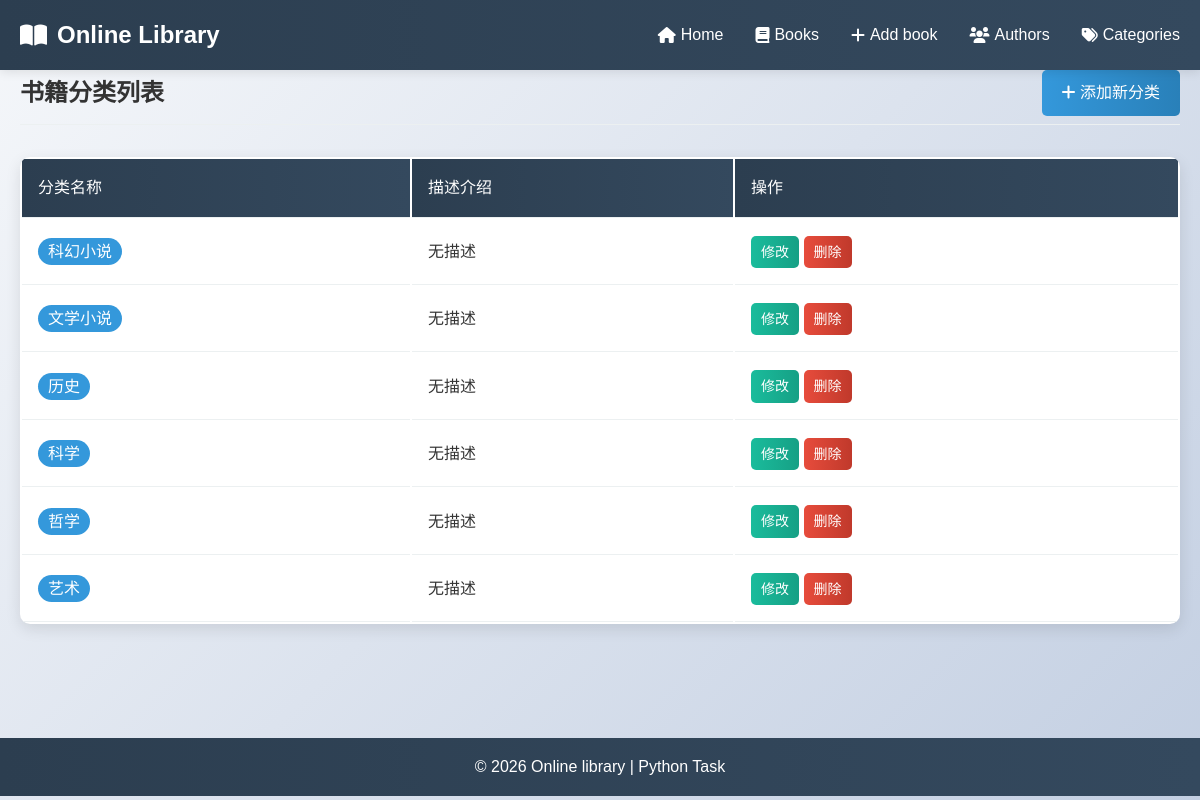
The page /categories on the database its author committed.
### models.py (models this page shows, shortened)
class Category(db.Model):
    id = db.Column(db.Integer, primary_key=True)
    name = db.Column(db.String(50), nullable=False, unique=True)
    description = db.Column(db.String(200))

### app.py (the view)
@app.route('/categories')
def list_categories():
    categories = Category.query.all()
    return render_template('categories.html', categories=categories)

### templates/categories.html (shortened to what this page needs)
{% extends "base.html" %}
{% block content %}
<section class="page-header">
    <h1>书籍分类列表</h1>
    <a href="{{ url_for('add_category') }}" class="btn btn-primary"><i class="fas fa-plus"></i> 添加新分类</a>
</section>
<div class="books-container">
    {% if categories %}
    <table class="books-table">
        <thead>
            <tr>
                <th>分类名称</th>
                <th>描述介绍</th>
                <th>操作</th>
            </tr>
        </thead>
        <tbody>
            {% for category in categories %}
            <tr>
                <td><span class="category-tag" style="font-size:1rem;">{{ category.name }}</span></td>
                <td>{{ category.description or '无描述' }}</td>
                <td>
                    <a href="{{ url_for('edit_category', category_id=category.id) }}" class="btn btn-small btn-info">修改</a>
                    <a href="{{ url_for('delete_category', category_id=category.id) }}" class="btn btn-small btn-danger">删除</a>
                </td>
            </tr>
            {% endfor %}
        </tbody>
    </table>
    {% else %}
    <div class="empty-state"><h3>暂无分类数据</h3></div>
    {% endif %}
</div>
{% endblock %}

### static/css/style.css (style rules this page uses)
* { margin: 0; padding: 0; box-sizing: border-box; }
body { font-family: 'Noto Sans SC', sans-serif; line-height: 1.6; color: #333; background: linear-gradient(135deg, #f5f7fa 0%, #c3cfe2 100%); min-height: 100vh; }
.page-header { display: flex; justify-content: space-between; align-items: center; margin-bottom: 2rem; padding-bottom: 0.5rem; border-bottom: 1px solid #ecf0f1; }
.btn { display: inline-block; padding: 10px 20px; border: none; border-radius: 5px; text-decoration: none; font-weight: 500; cursor: pointer; transition: all 0.3s ease; font-family: inherit; font-size: 1rem; }
.btn-primary { background: linear-gradient(90deg, #3498db 0%, #2980b9 100%); color: white; }
.btn-danger { background: linear-gradient(90deg, #e74c3c 0%, #c0392b 100%); color: white; }
.btn-info { background: linear-gradient(90deg, #1abc9c 0%, #16a085 100%); color: white; }
.btn-small { padding: 5px 10px; font-size: 0.875rem; }
.books-table { width: 100%; background: white; border-radius: 10px; overflow: hidden; box-shadow: 0 5px 15px rgba(0, 0, 0, 0.1); }
.books-table th, .books-table td { padding: 1rem; text-align: left; border-bottom: 1px solid #ecf0f1; }
.books-table th { background: linear-gradient(90deg, #2c3e50 0%, #34495e 100%); color: white; font-weight: 500; }
.category-tag { background: #3498db; color: white; padding: 5px 10px; border-radius: 20px; font-size: 0.875rem; }

### rows shown on the page
Category: name "科幻小说", description "无描述"
Category: name "文学小说", description "无描述"
Category: name "历史", description "无描述"
Category: name "科学", description "无描述"
Category: name "哲学", description "无描述"
Category: name "艺术", description "无描述"
